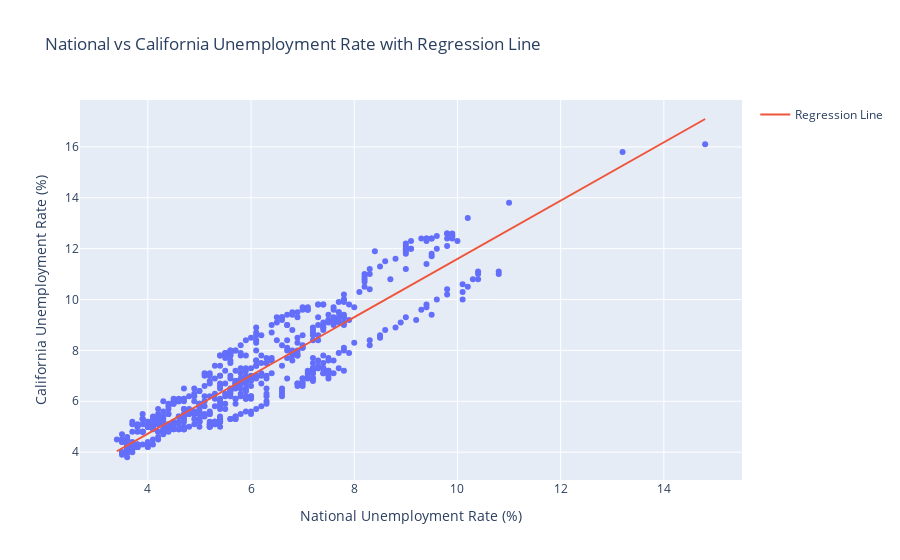

Notebook code cell kept with this figure:
### Code cell
import numpy as np
from sklearn.linear_model import LinearRegression

X = data["UNRATE"].values.reshape(-1, 1)
y = data["CAUR"].values

model = LinearRegression()
model.fit(X, y)
data['Prediction'] = model.predict(X)

fig = px.scatter(data, x="UNRATE", y="CAUR",
                 title="National vs California Unemployment Rate with Regression Line",
                 labels={"UNRATE": "National Unemployment Rate (%)",
                         "CAUR": "California Unemployment Rate (%)"})
fig.add_scatter(x=data["UNRATE"], y=data["Prediction"], mode='lines', name='Regression Line')
fig.show()

### Figure 1 — Plotly figure (JSON) as saved in the notebook; plotly's stock layout.template omitted (floating-point values rounded to 4 significant figures; data arrays with more than 128 entries replaced by an {"elided": "..."} marker saying what was removed)
{"data": [{"hovertemplate": "National Unemployment Rate (%)=%{x}<br>California Unemployment Rate (%)=%{y}<extra></extra>", "legendgroup": "", "marker": {"color": "#636efa", "symbol": "circle"}, "mode": "markers", "name": "", "orientation": "v", "showlegend": false, "type": "scatter", "x": {"elided": "587 float values"}, "xaxis": "x", "y": {"elided": "587 float values"}, "yaxis": "y"}, {"mode": "lines", "name": "Regression Line", "type": "scatter", "x": {"elided": "587 float values"}, "y": {"elided": "587 float values"}}], "layout": {"legend": {"tracegroupgap": 0}, "title": {"text": "National vs California Unemployment Rate with Regression Line"}, "xaxis": {"anchor": "y", "domain": [0, 1], "title": {"text": "National Unemployment Rate (%)"}}, "yaxis": {"anchor": "x", "domain": [0, 1], "title": {"text": "California Unemployment Rate (%)"}}}}
